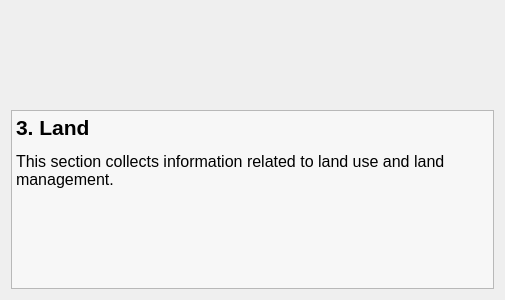
<?xml version="1.0" encoding="UTF-8"?>
<ui version="4.0">
 <class>landCover</class>
 <widget class="QWidget" name="landCover">
  <property name="geometry">
   <rect>
    <x>0</x>
    <y>0</y>
    <width>505</width>
    <height>300</height>
   </rect>
  </property>
  <property name="windowTitle">
   <string>Form</string>
  </property>
  <layout class="QVBoxLayout" name="verticalLayout">
   <item>
    <spacer name="verticalSpacer">
     <property name="orientation">
      <enum>Qt::Vertical</enum>
     </property>
     <property name="sizeHint" stdset="0">
      <size>
       <width>20</width>
       <height>113</height>
      </size>
     </property>
    </spacer>
   </item>
   <item>
    <widget class="QTextEdit" name="textEdit">
     <property name="palette">
      <palette>
       <active>
        <colorrole role="Base">
         <brush brushstyle="SolidPattern">
          <color alpha="127">
           <red>255</red>
           <green>255</green>
           <blue>255</blue>
          </color>
         </brush>
        </colorrole>
       </active>
       <inactive>
        <colorrole role="Base">
         <brush brushstyle="SolidPattern">
          <color alpha="127">
           <red>255</red>
           <green>255</green>
           <blue>255</blue>
          </color>
         </brush>
        </colorrole>
       </inactive>
       <disabled>
        <colorrole role="Base">
         <brush brushstyle="SolidPattern">
          <color alpha="255">
           <red>244</red>
           <green>244</green>
           <blue>244</blue>
          </color>
         </brush>
        </colorrole>
       </disabled>
      </palette>
     </property>
     <property name="autoFillBackground">
      <bool>false</bool>
     </property>
     <property name="readOnly">
      <bool>true</bool>
     </property>
     <property name="html">
      <string>&lt;!DOCTYPE HTML PUBLIC &quot;-//W3C//DTD HTML 4.0//EN&quot; &quot;http://www.w3.org/TR/REC-html40/strict.dtd&quot;&gt;
&lt;html&gt;&lt;head&gt;&lt;meta name=&quot;qrichtext&quot; content=&quot;1&quot; /&gt;&lt;style type=&quot;text/css&quot;&gt;
p, li { white-space: pre-wrap; }
&lt;/style&gt;&lt;/head&gt;&lt;body style=&quot; font-family:'Sans Serif'; font-size:12pt; font-weight:400; font-style:normal;&quot;&gt;
&lt;p style=&quot; margin-top:12px; margin-bottom:0px; margin-left:0px; margin-right:0px; -qt-block-indent:0; text-indent:0px;&quot;&gt;&lt;span style=&quot; font-size:16pt; font-weight:600;&quot;&gt;3. Land&lt;/span&gt;&lt;/p&gt;
&lt;p style=&quot; margin-top:12px; margin-bottom:0px; margin-left:0px; margin-right:0px; -qt-block-indent:0; text-indent:0px;&quot;&gt;This section collects information related to land use and land management.&lt;/p&gt;&lt;/body&gt;&lt;/html&gt;</string>
     </property>
    </widget>
   </item>
  </layout>
 </widget>
 <resources/>
 <connections/>
</ui>
